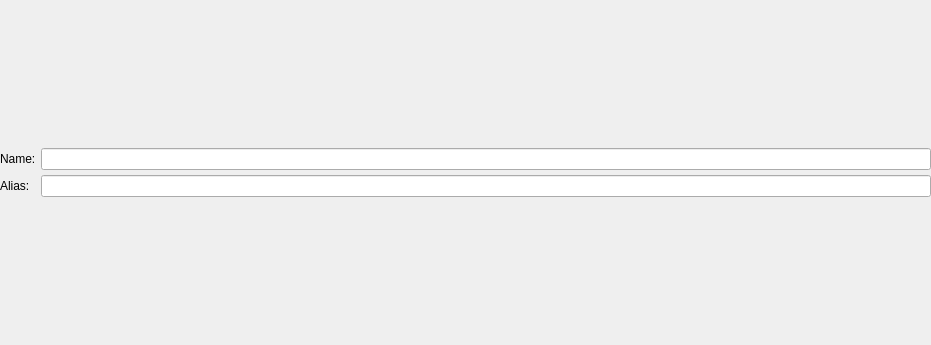
<?xml version="1.0" encoding="UTF-8"?>
<ui version="4.0">
 <class>SimpleColumnsWidget</class>
 <widget class="QWidget" name="SimpleColumnsWidget">
  <property name="geometry">
   <rect>
    <x>0</x>
    <y>0</y>
    <width>931</width>
    <height>345</height>
   </rect>
  </property>
  <property name="minimumSize">
   <size>
    <width>0</width>
    <height>0</height>
   </size>
  </property>
  <property name="windowTitle">
   <string>Reference properties</string>
  </property>
  <layout class="QGridLayout" name="simple_cols_grid">
   <property name="leftMargin">
    <number>0</number>
   </property>
   <property name="topMargin">
    <number>0</number>
   </property>
   <property name="rightMargin">
    <number>0</number>
   </property>
   <property name="bottomMargin">
    <number>0</number>
   </property>
   <property name="spacing">
    <number>5</number>
   </property>
   <item row="0" column="0">
    <layout class="QGridLayout" name="gridLayout_3">
     <property name="spacing">
      <number>5</number>
     </property>
     <item row="0" column="1" colspan="3">
      <widget class="QLineEdit" name="name_edt">
       <property name="sizePolicy">
        <sizepolicy hsizetype="Expanding" vsizetype="Fixed">
         <horstretch>0</horstretch>
         <verstretch>0</verstretch>
        </sizepolicy>
       </property>
       <property name="minimumSize">
        <size>
         <width>0</width>
         <height>0</height>
        </size>
       </property>
       <property name="maximumSize">
        <size>
         <width>16777215</width>
         <height>16777215</height>
        </size>
       </property>
       <property name="statusTip">
        <string>This is the name of the object in the PostgreSQL database.</string>
       </property>
       <property name="text">
        <string/>
       </property>
       <property name="clearButtonEnabled">
        <bool>true</bool>
       </property>
      </widget>
     </item>
     <item row="0" column="0">
      <widget class="QLabel" name="name_lbl">
       <property name="sizePolicy">
        <sizepolicy hsizetype="Fixed" vsizetype="Preferred">
         <horstretch>0</horstretch>
         <verstretch>0</verstretch>
        </sizepolicy>
       </property>
       <property name="maximumSize">
        <size>
         <width>16777215</width>
         <height>16777215</height>
        </size>
       </property>
       <property name="text">
        <string>Name:</string>
       </property>
      </widget>
     </item>
     <item row="1" column="0">
      <widget class="QLabel" name="logical_name_lbl">
       <property name="sizePolicy">
        <sizepolicy hsizetype="Fixed" vsizetype="Preferred">
         <horstretch>0</horstretch>
         <verstretch>0</verstretch>
        </sizepolicy>
       </property>
       <property name="maximumSize">
        <size>
         <width>16777215</width>
         <height>16777215</height>
        </size>
       </property>
       <property name="toolTip">
        <string>&lt;p&gt;This is a more friendly name for the column. When displaying the model in compact view this is the name shown for the column instead of its real name. If this field is empty the real name will be displayed anyway.&lt;/p&gt;</string>
       </property>
       <property name="text">
        <string>Alias:</string>
       </property>
      </widget>
     </item>
     <item row="1" column="1" colspan="3">
      <widget class="QLineEdit" name="alias_edt">
       <property name="sizePolicy">
        <sizepolicy hsizetype="Expanding" vsizetype="Fixed">
         <horstretch>0</horstretch>
         <verstretch>0</verstretch>
        </sizepolicy>
       </property>
       <property name="minimumSize">
        <size>
         <width>0</width>
         <height>0</height>
        </size>
       </property>
       <property name="maximumSize">
        <size>
         <width>16777215</width>
         <height>16777215</height>
        </size>
       </property>
       <property name="toolTip">
        <string/>
       </property>
       <property name="statusTip">
        <string/>
       </property>
       <property name="text">
        <string/>
       </property>
       <property name="clearButtonEnabled">
        <bool>true</bool>
       </property>
      </widget>
     </item>
    </layout>
   </item>
  </layout>
 </widget>
 <tabstops>
  <tabstop>name_edt</tabstop>
 </tabstops>
 <resources/>
 <connections/>
</ui>
